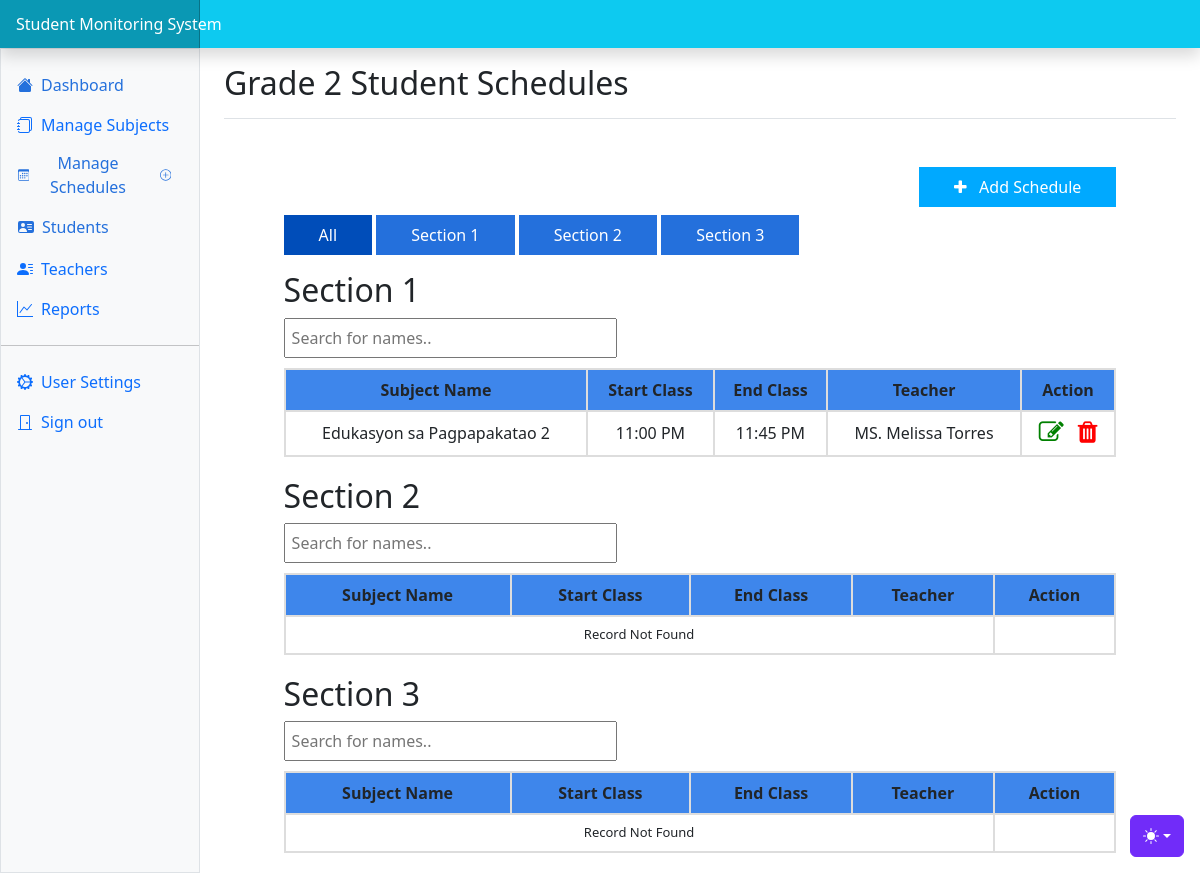
The page /attendance/admin/schedules/grade2Students.php (signed in) on the database as committed earlier.
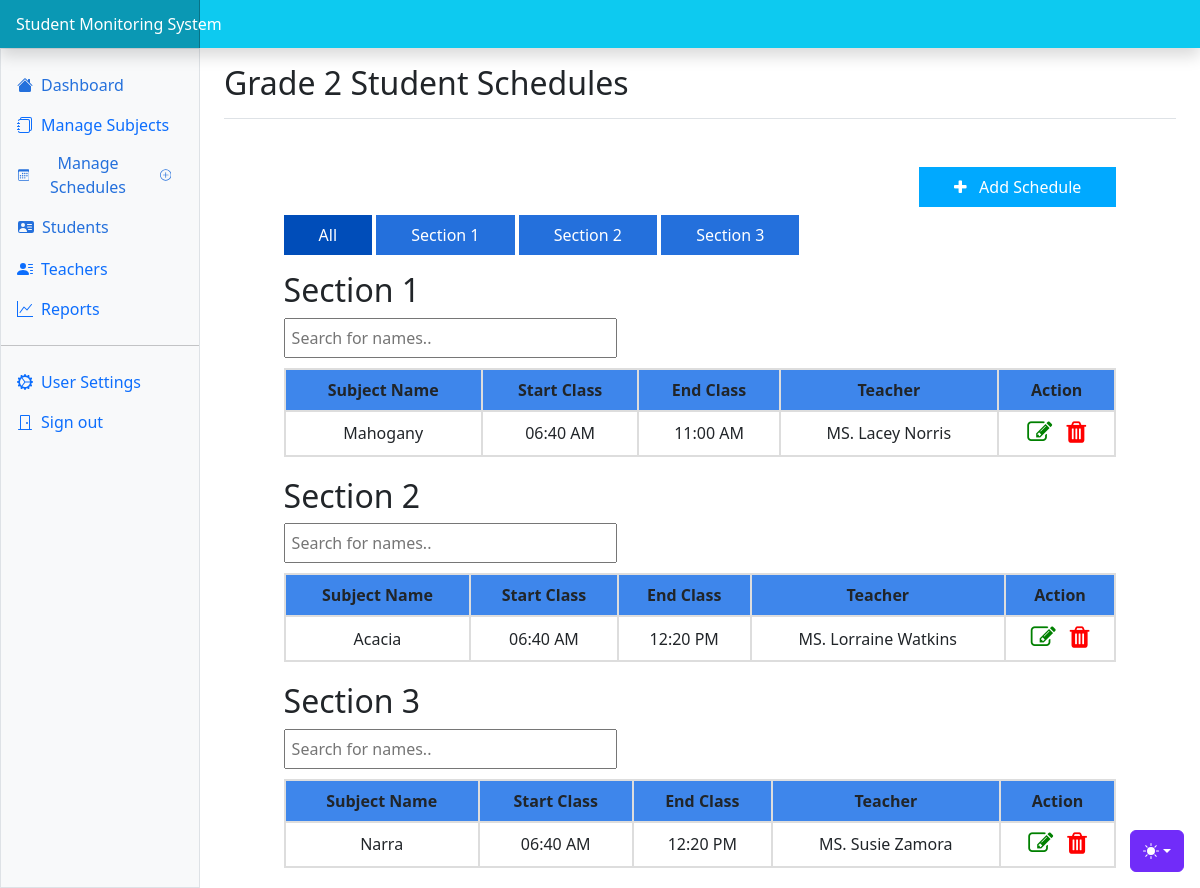
The same page on the database as committed later.
### tables this page shows
CREATE TABLE `schedules` (
  `schedule_id` int(11) NOT NULL,
  `start_class` time NOT NULL,
  `end_class` time NOT NULL,
  `grade_id` int(11) NOT NULL,
  `section_id` int(11) NOT NULL,
  `subject_id` int(11) NOT NULL,
  `teacher_id` int(11) NOT NULL
);

CREATE TABLE `subject` (
  `subject_id` int(11) NOT NULL,
  `subject` varchar(200) NOT NULL,
  `grade_id` int(10) NOT NULL
);

CREATE TABLE `teachers` (
  `teacher_id` int(11) NOT NULL,
  `courtesy` varchar(2555) NOT NULL,
  `name` varchar(200) NOT NULL,
  `contact` varchar(200) NOT NULL,
  `username` varchar(200) NOT NULL,
  `password` varchar(200) NOT NULL,
  `subject_id` int(20) NOT NULL,
  `grade_id` int(20) NOT NULL,
  `image` varchar(200) NOT NULL,
  `status` varchar(200) NOT NULL DEFAULT 'Offline'
);

### attendance/admin/schedules/grade2Students.php (the view, shortened to what the changed rows need)
<!doctype html>
<html lang="en" data-bs-theme="auto">
  <head><script src="../assets/js/color-modes.js"></script>
    <link rel="stylesheet" href="https://cdn.jsdelivr.net/npm/@docsearch/css@3">
<link href="../assets/dist/css/bootstrap.min.css" rel="stylesheet">
<link rel="stylesheet" href="https://cdnjs.cloudflare.com/ajax/libs/font-awesome/4.7.0/css/font-awesome.min.css">
    <link href="https://cdn.jsdelivr.net/npm/bootstrap-icons@1.10.5/font/bootstrap-icons.min.css" rel="stylesheet">
    <link href="../admin_resource/dashboard.css" rel="stylesheet">
  </head>
  <body>
<div class="container-fluid">
  <div class="row">
    <main class="col-md-9 ms-sm-auto col-lg-10 px-md-4">
      <div class="d-flex justify-content-between flex-wrap flex-md-nowrap align-items-center pt-3 pb-2 mb-3 border-bottom">
        <h1 class="h2">Grade 2 Student Schedules</h1>
      </div>
      <div  class="container mt-5" style="width: 90%;">
      <br><br>
        <div class="section mt-3" data-category="category1">
            <h2>Section 1</h2>
            <table id="myTable">
                <thead>
                    <tr>
                        <th>Subject Name</th>
                        <th>Start Class</th>
                        <th>End Class</th>
                        <th>Teacher</th>
                        <th>Action</th>
                    </tr>
                </thead>
                <tbody>
                <?php
                  require '../db_connection.php';
                  $query = mysqli_query($conn, "SELECT
                      sc.schedule_id,
                      TIME_FORMAT(sc.start_class, '%h:%i %p') AS start_class,
                      TIME_FORMAT(sc.end_class, '%h:%i %p') AS end_class,
                      su.subject,
                      se.section,
                      tch.*,
                      g.grade
                  FROM
                      schedules sc
                  INNER JOIN
                      subject su ON sc.subject_id = su.subject_id
                  INNER JOIN
                      sections se ON sc.section_id = se.section_id
                  INNER JOIN
                      teachers tch ON sc.teacher_id = tch.teacher_id
                  INNER JOIN
                      grade g ON tch.grade_id = g.grade_id where sc.grade_id=2 && sc.section_id=1;") or die(mysqli_error());
                  $row = mysqli_num_rows($query);
                  if ($row > 0) {
                      while ($row = mysqli_fetch_array($query)) {
                          $subject = $row["subject"];
                          $start = $row["start_class"];
                          $end = $row["end_class"];
                          $name = $row["name"];
                          $title = $row["courtesy"];
                  ?>
                          <tr>
                              <td><?php echo $subject; ?></td>
                              <td><?php echo $start; ?></td>
                              <td><?php echo $end; ?></td>
                              <td><?php echo $title; ?> <?php echo $name; ?></td>
                              <td><a data-id='<?php echo $row['schedule_id']; ?>' class="button-edit"><i class="fa fa-edit icons" style="cursor:pointer; color:green; font-size:25px;"></i></a>
                        <a data-id='<?php echo $row['schedule_id']; ?>' class="button-delete"><i class="fa fa-trash icons" style="cursor:pointer; color:red; font-size:25px; margin-left:10px;"></i></a>
                        </td>
                          </tr>
                  <?php
                      }
                  } else {
                      echo '
                          <tr style="font-size:13px">
                              <td colspan = "4"><center>Record Not Found</center></td>
                          </tr>';
                  }
                  ?>
                </tbody>
            </table>
        </div>
        <div class="section mt-3" data-category="category2">
            <h2>Section 2</h2>
            <table id="myTable">
                <thead>
                    <tr>
                        <th>Subject Name</th>
                        <th>Start Class</th>
                        <th>End Class</th>
                        <th>Teacher</th>
                        <th>Action</th>
                    </tr>
                </thead>
                <tbody>
                <?php
                  require '../db_connection.php';
                  $query = mysqli_query($conn, "SELECT
                      sc.schedule_id,
                      TIME_FORMAT(sc.start_class, '%h:%i %p') AS start_class,
                      TIME_FORMAT(sc.end_class, '%h:%i %p') AS end_class,
                      su.subject,
                      se.section,
                      tch.*,
                      g.grade
                  FROM
                      schedules sc
                  INNER JOIN
                      subject su ON sc.subject_id = su.subject_id
                  INNER JOIN
                      sections se ON sc.section_id = se.section_id
                  INNER JOIN
                      teachers tch ON sc.teacher_id = tch.teacher_id
                  INNER JOIN
                      grade g ON tch.grade_id = g.grade_id where sc.grade_id=2 && sc.section_id=2;") or die(mysqli_error());
                  $row = mysqli_num_rows($query);
                  if ($row > 0) {
                      while ($row = mysqli_fetch_array($query)) {
                          $subject = $row["subject"];
                          $start = $row["start_class"];
                          $end = $row["end_class"];
                          $name = $row["name"];
                          $title = $row["courtesy"];
                  ?>
                          <tr>
                              <td><?php echo $subject; ?></td>
                              <td><?php echo $start; ?></td>
                              <td><?php echo $end; ?></td>
                              <td><?php echo $title; ?> <?php echo $name; ?></td>
                              <td><a data-id='<?php echo $row['schedule_id']; ?>' class="button-edit"><i class="fa fa-edit icons" style="cursor:pointer; color:green; font-size:25px;"></i></a>
                        <a data-id='<?php echo $row['schedule_id']; ?>' class="button-delete"><i class="fa fa-trash icons" style="cursor:pointer; color:red; font-size:25px; margin-left:10px;"></i></a>
                        </td>
                          </tr>
                  <?php
                      }
                  } else {
                      echo '
                          <tr style="font-size:13px">
                              <td colspan = "4"><center>Record Not Found</center></td>
                          </tr>';
                  }
                  ?>
                </tbody>
            </table>
        </div>
        <div class="section mt-3" data-category="category3">
            <h2>Section 3</h2>
            <table id="myTable">
                <thead>
                    <tr>
                        <th>Subject Name</th>
                        <th>Start Class</th>
                        <th>End Class</th>
                        <th>Teacher</th>
                        <th>Action</th>
                    </tr>
                </thead>
                <tbody>
                <?php
                  require '../db_connection.php';
                  $query = mysqli_query($conn, "SELECT
                      sc.schedule_id,
                      TIME_FORMAT(sc.start_class, '%h:%i %p') AS start_class,
                      TIME_FORMAT(sc.end_class, '%h:%i %p') AS end_class,
                      su.subject,
                      se.section,
                      tch.*,
                      g.grade
                  FROM
                      schedules sc
                  INNER JOIN
                      subject su ON sc.subject_id = su.subject_id
                  INNER JOIN
                      sections se ON sc.section_id = se.section_id
                  INNER JOIN
                      teachers tch ON sc.teacher_id = tch.teacher_id
                  INNER JOIN
                      grade g ON tch.grade_id = g.grade_id where sc.grade_id=2 && sc.section_id=3;") or die(mysqli_error());
                  $row = mysqli_num_rows($query);
                  if ($row > 0) {
                      while ($row = mysqli_fetch_array($query)) {
                          $subject = $row["subject"];
                          $start = $row["start_class"];
                          $end = $row["end_class"];
                          $name = $row["name"];
                          $title = $row["courtesy"];
                  ?>
                          <tr>
                              <td><?php echo $subject; ?></td>
                              <td><?php echo $start; ?></td>
                              <td><?php echo $end; ?></td>
                              <td><?php echo $title; ?> <?php echo $name; ?></td>
                              <td><a data-id='<?php echo $row['schedule_id']; ?>' class="button-edit"><i class="fa fa-edit icons" style="cursor:pointer; color:green; font-size:25px;"></i></a>
                        <a data-id='<?php echo $row['schedule_id']; ?>' class="button-delete"><i class="fa fa-trash icons" style="cursor:pointer; color:red; font-size:25px; margin-left:10px;"></i></a>
                        </td>
                          </tr>
                  <?php
                      }
                  } else {
                      echo '
                          <tr style="font-size:13px">
                              <td colspan = "4"><center>Record Not Found</center></td>
                          </tr>';
                  }
                  ?>
                </tbody>
            </table>
        </div>
      </div>
    </main>
  </div>
</div>
    <script src="https://cdn.jsdelivr.net/npm/chart.js@4.3.2/dist/chart.umd.js"></script><script src="dashboard.js"></script></body>
    </html>

Rows that differ between the two databases and show on the page:
changed schedules: subject.subject "Edukasyon sa Pagpapakatao 2" → "Mahogany"; start "11:00 PM" → "06:40 AM"; end "11:45 PM" → "11:00 AM"; teacher.name "Melissa Torres" → "Lacey Norris"
now on this page (row edited): schedules: subject.subject "Acacia", start "06:40 AM", end "12:20 PM", teacher.courtesy "MS.", teacher.name "Lorraine Watkins", shown under "Section 2"
now on this page (row edited): schedules: subject.subject "Narra", start "06:40 AM", end "12:20 PM", teacher.courtesy "MS.", teacher.name "Susie Zamora", shown under "Section 3"
Other text that changed with them:
text no longer shown: "Record Not Found Record Not Found"
